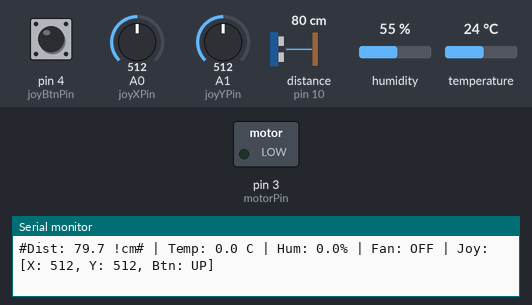
A sketch run on a simulated Arduino Uno, built with avr-gcc and run on an emulated ATmega328P. On the bench: switched loads named in the sketch (green lamp = pin HIGH), the last lines printed to the serial monitor. Wiring (inferred from the names in the program): ultrasonic range finder: trigger pin 9; echo pin 10. Inputs (shaded band) come from the test bench; at power-on: temperature 24 °C, pin 4 (joyBtnPin) HIGH, A0 (joyXPin) = 512, A1 (joyYPin) = 512, distance to the obstacle (sensor on pin 10) 80 cm, humidity 55 %. The echo pulse lasts 58.3 µs per cm; pins used as bus, display or sensor lines are not drawn.

Above: at 1.2 s.
1.3 s: temperature set to 26 °C
2.8 s: temperature set to 29 °C
At 6.0 s:
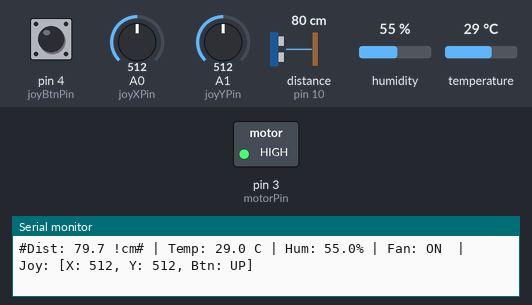
15.8 s: temperature set to 12 °C
At 17.9 s:
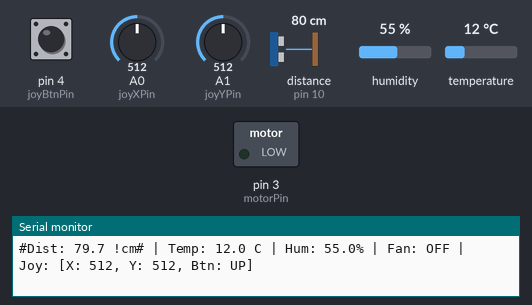
Timing chart, 0 to 19.4 s (numbered marks = the images above; inputs shaded):
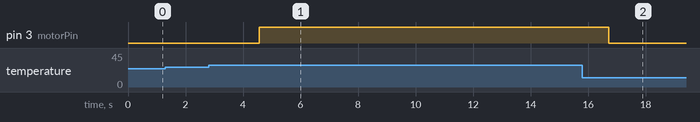

Measured:
- the behaviour switches between 27 and 28 °C on temperature (found by bisection; images 0 and 1)
- after the input at 2.8 s, pin 3 (motorPin): LOW → HIGH after 1.8 s
- after the input at 15.8 s, pin 3 (motorPin): HIGH → LOW after 0.91 s

The sketch:

legacy_bench.ino
```cpp
// User-supplied sketch, saved without behavior changes.
// Station Steward reads its telemetry; this sketch accepts no serial commands.
#include <DHT.h>

#define DHTPIN 2
#define DHTTYPE DHT11
const int trigPin = 9;
const int echoPin = 10;
const int motorPin = 3;
const int joyXPin = A0;
const int joyYPin = A1;
const int joyBtnPin = 4;

const float TEMP_THRESHOLD_ON = 28.0;
const float TEMP_THRESHOLD_OFF = 27.0;
const unsigned long DHT_INTERVAL = 1500;

DHT dht(DHTPIN, DHTTYPE);
unsigned long lastDhtReadTime = 0;
bool fanState = false;
float currentTemp = 0.0;
float currentHum = 0.0;

void setup() {
  Serial.begin(115200);
  pinMode(trigPin, OUTPUT);
  pinMode(echoPin, INPUT);
  pinMode(motorPin, OUTPUT);
  pinMode(joyBtnPin, INPUT_PULLUP);
  digitalWrite(motorPin, LOW);
  dht.begin();
  Serial.println("System Initialized.");
  Serial.println("Reading Ultrasonic, DHT11, Joystick, and controlling Fan...");
}

void loop() {
  digitalWrite(trigPin, LOW);
  delayMicroseconds(2);
  digitalWrite(trigPin, HIGH);
  delayMicroseconds(10);
  digitalWrite(trigPin, LOW);
  long duration = pulseIn(echoPin, HIGH, 30000);
  float distanceCm = -1.0;
  if (duration > 0) distanceCm = (duration * 0.0343) / 2.0;

  int joyX = analogRead(joyXPin);
  int joyY = analogRead(joyYPin);
  int joyBtn = digitalRead(joyBtnPin);

  if (millis() - lastDhtReadTime >= DHT_INTERVAL) {
    lastDhtReadTime = millis();
    float readT = dht.readTemperature();
    float readH = dht.readHumidity();
    if (!isnan(readT) && !isnan(readH)) {
      currentTemp = readT;
      currentHum = readH;
      if (currentTemp >= TEMP_THRESHOLD_ON) {
        fanState = true;
        digitalWrite(motorPin, HIGH);
      } else if (currentTemp < TEMP_THRESHOLD_OFF) {
        fanState = false;
        digitalWrite(motorPin, LOW);
      }
    } else {
      Serial.println("Warning: Failed to read from DHT sensor!");
    }
  }

  Serial.print("#Dist: ");
  if (distanceCm >= 0) {
    Serial.print(distanceCm, 1);
    Serial.print(" !cm#");
  } else {
    Serial.print("XX Out of range#");
  }
  Serial.print(" | Temp: ");
  Serial.print(currentTemp, 1);
  Serial.print(" C | Hum: ");
  Serial.print(currentHum, 1);
  Serial.print("% | Fan: ");
  Serial.print(fanState ? "ON " : "OFF");
  Serial.print(" | Joy: [X: ");
  Serial.print(joyX);
  Serial.print(", Y: ");
  Serial.print(joyY);
  Serial.print(", Btn: ");
  Serial.print(joyBtn == LOW ? "DOWN" : "UP");
  Serial.println("]");
  delay(100);
}
```
